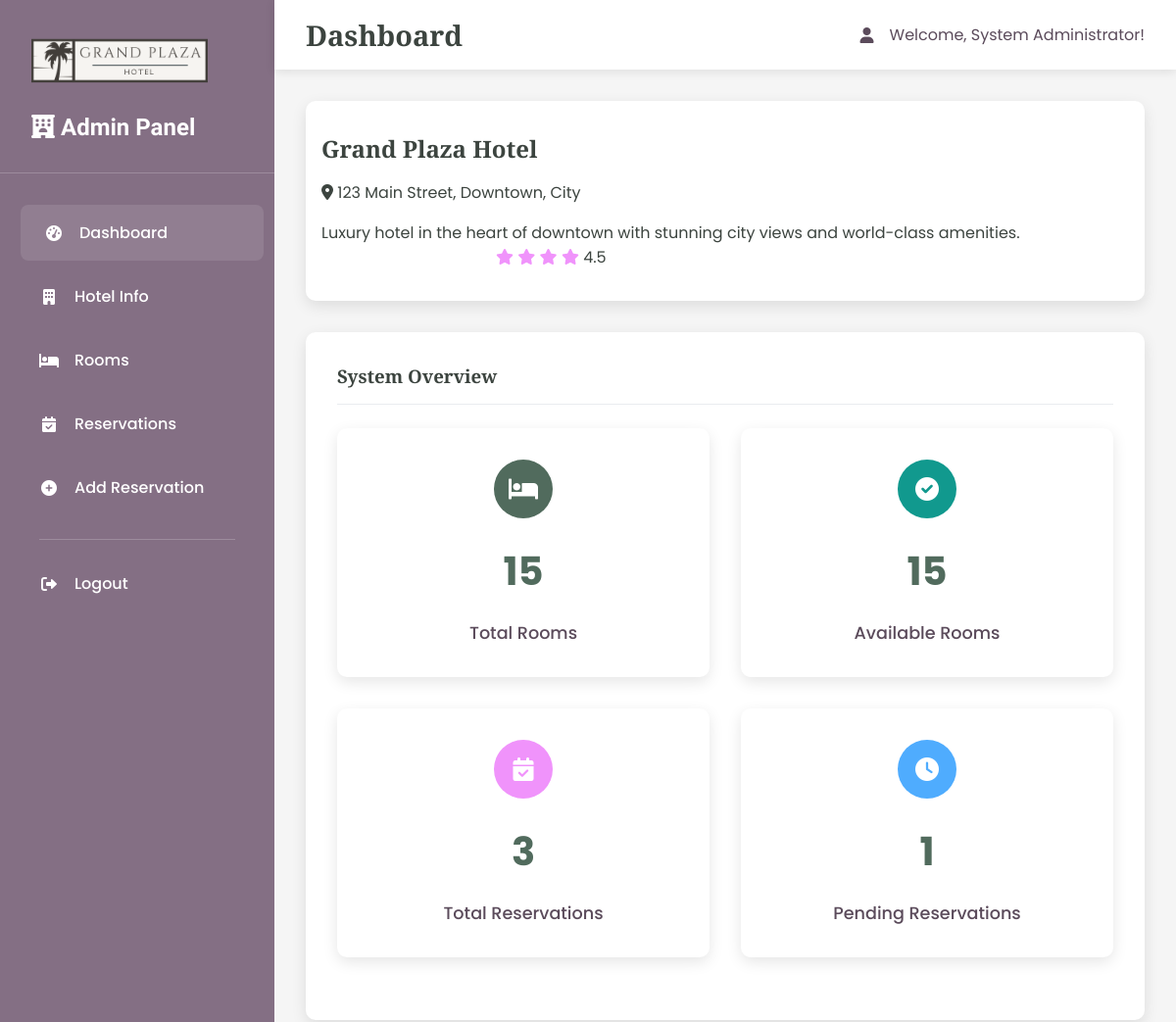
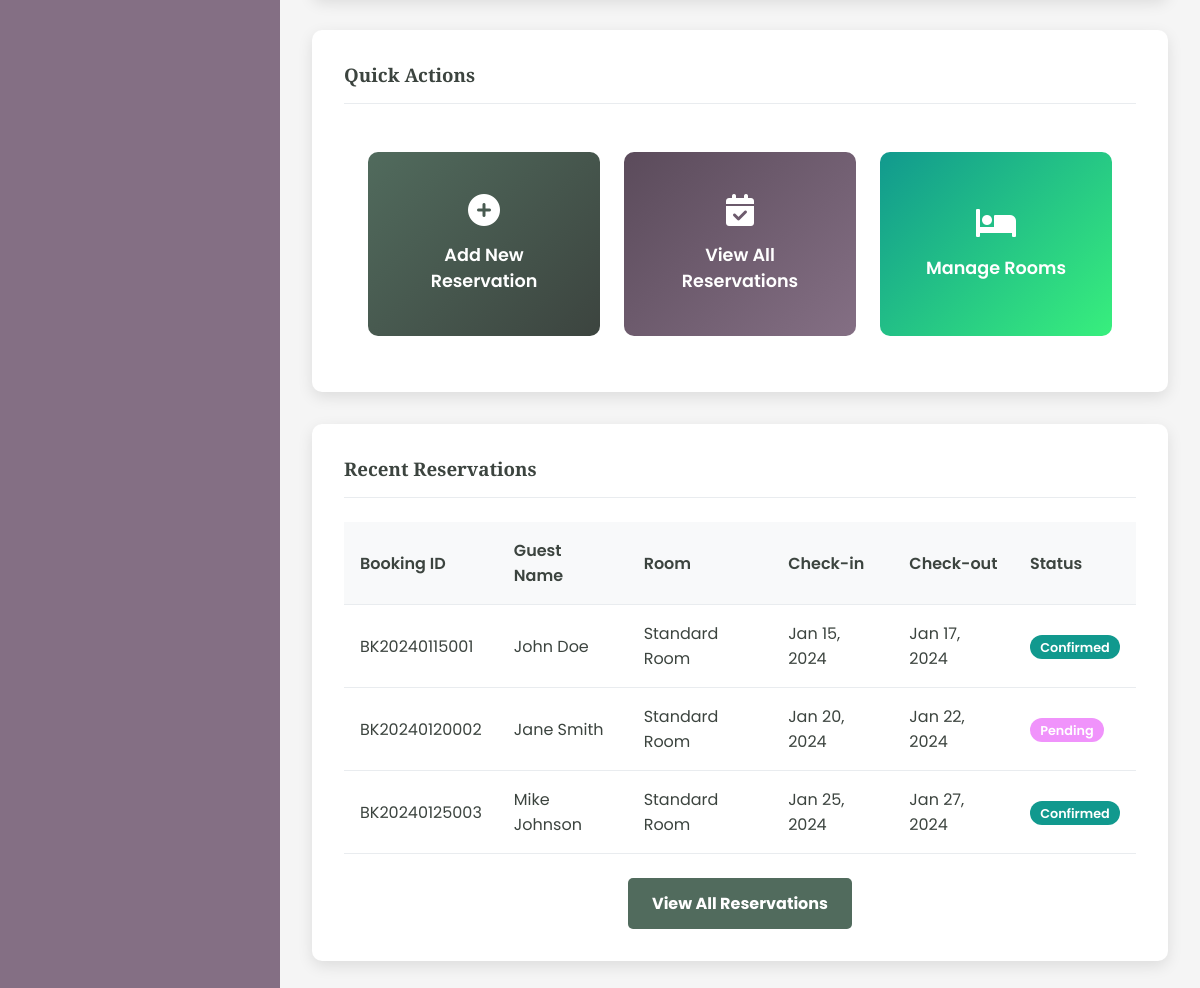
Page /admin/dashboard.php (signed in) on the committed database (2 pictures, top to bottom).
### tables this page shows
CREATE TABLE hotel (
    id INT AUTO_INCREMENT PRIMARY KEY,
    name VARCHAR(255) NOT NULL,
    address TEXT NOT NULL,
    phone VARCHAR(20),
    email VARCHAR(255),
    description TEXT,
    rating DECIMAL(2,1) DEFAULT 0.0,
    image_url VARCHAR(500),
    created_at TIMESTAMP DEFAULT CURRENT_TIMESTAMP,
    updated_at TIMESTAMP DEFAULT CURRENT_TIMESTAMP ON UPDATE CURRENT_TIMESTAMP
);

CREATE TABLE reservations (
    id INT AUTO_INCREMENT PRIMARY KEY,
    booking_id VARCHAR(50) UNIQUE NOT NULL,
    room_id INT NOT NULL,
    guest_name VARCHAR(255) NOT NULL,
    email VARCHAR(255) NOT NULL,
    phone VARCHAR(20),
    check_in_date DATE NOT NULL,
    check_out_date DATE NOT NULL,
    num_guests INT NOT NULL,
    total_price DECIMAL(10,2),
    status ENUM('pending', 'confirmed', 'cancelled', 'completed', 'paid') DEFAULT 'pending',
    special_requests TEXT,
    created_at TIMESTAMP DEFAULT CURRENT_TIMESTAMP,
    updated_at TIMESTAMP DEFAULT CURRENT_TIMESTAMP ON UPDATE CURRENT_TIMESTAMP,
    FOREIGN KEY (room_id) REFERENCES rooms(id) ON DELETE CASCADE
);

CREATE TABLE rooms (
    id INT AUTO_INCREMENT PRIMARY KEY,
    name VARCHAR(100) NOT NULL,
    room_number VARCHAR(50) NOT NULL UNIQUE,
    room_type VARCHAR(100) NOT NULL,
    capacity INT NOT NULL,
    size INT,
    price_per_night DECIMAL(10,2) NOT NULL,
    description TEXT,
    has_wifi BOOLEAN DEFAULT TRUE,
    has_tv BOOLEAN DEFAULT TRUE,
    has_ac BOOLEAN DEFAULT TRUE,
    is_available BOOLEAN DEFAULT TRUE,
    image_url VARCHAR(500),
    created_at TIMESTAMP DEFAULT CURRENT_TIMESTAMP,
    updated_at TIMESTAMP DEFAULT CURRENT_TIMESTAMP ON UPDATE CURRENT_TIMESTAMP
);

### admin/dashboard.php (the view, shortened to what this page needs)
<?php
$pdo = getDBConnection();
$stmt = $pdo->query("SELECT COUNT(*) as total_rooms FROM rooms");
$totalRooms = $stmt->fetch()['total_rooms'];
$stmt = $pdo->query("SELECT COUNT(*) as total_reservations FROM reservations");
$totalReservations = $stmt->fetch()['total_reservations'];
$stmt = $pdo->query("SELECT COUNT(*) as pending_reservations FROM reservations WHERE status = 'pending'");
$pendingReservations = $stmt->fetch()['pending_reservations'];
$today = date('Y-m-d');
$stmt = $pdo->query("
    SELECT COUNT(*) as available_rooms
    FROM rooms
    WHERE is_available = 1
    AND id NOT IN (
        SELECT room_id FROM reservations
        WHERE status = 'confirmed'
        AND check_out_date > '$today'
    )
");
$availableRooms = $stmt->fetch()['available_rooms'];
$stmt = $pdo->query("SELECT * FROM hotel LIMIT 1");
$hotel = $stmt->fetch();
?>
<!DOCTYPE html>
<html lang="en">
<head>
    <link href="https://cdnjs.cloudflare.com/ajax/libs/font-awesome/6.0.0/css/all.min.css" rel="stylesheet">
    <link rel="stylesheet" href="admin-styles.css">
</head>
<body>
    <div class="admin-container">
        <div class="sidebar">
            <div class="sidebar-header">
                <a href="../index.php" class="logo">
                    <img src="../assets/images/logo.png" alt="Hotel Logo" style="height: 60px; width: auto;">
                </a>
                <h3><i class="fas fa-hotel"></i> Admin Panel</h3>
            </div>
            <nav class="sidebar-nav">
                <div class="nav-item">
                    <a href="dashboard.php" class="nav-link active">
                        <i class="fas fa-tachometer-alt"></i>
                        Dashboard
                    </a>
                </div>
                <div class="nav-item">
                    <a href="hotel.php" class="nav-link">
                        <i class="fas fa-building"></i>
                        Hotel Info
                    </a>
                </div>
                <div class="nav-item">
                    <a href="rooms.php" class="nav-link">
                        <i class="fas fa-bed"></i>
                        Rooms
                    </a>
                </div>
                <div class="nav-item">
                    <a href="reservations.php" class="nav-link">
                        <i class="fas fa-calendar-check"></i>
                        Reservations
                    </a>
                </div>
                <div class="nav-item">
                    <a href="add_reservation.php" class="nav-link">
                        <i class="fas fa-plus-circle"></i>
                        Add Reservation
                    </a>
                </div>
                <div class="nav-divider"></div>
                <div class="nav-item">
                    <a href="?logout=1" class="nav-link">
                        <i class="fas fa-sign-out-alt"></i>
                        Logout
                    </a>
                </div>
            </nav>
        </div>
        <div class="main-content">
            <div class="top-nav">
                <h1 class="page-title">Dashboard</h1>
                <div class="user-info">
                    <i class="fas fa-user"></i>
                    <span>Welcome, <?php echo htmlspecialchars($_SESSION['admin_name']); ?>!</span>
                </div>
            </div>
            <div class="card">
                <div class="row">
                    <div class="col-md-8">
                        <h2 class="card-title"><?php echo htmlspecialchars($hotel['name']); ?></h2>
                        <p class="text-muted mb-2">
                            <i class="fas fa-map-marker-alt"></i>
                            <?php echo htmlspecialchars($hotel['address']); ?>
                        </p>
                        <p class="mb-0"><?php echo htmlspecialchars($hotel['description']); ?></p>
                    </div>
                    <div class="col-md-4 text-right">
                        <div class="rating">
                            <?php for ($i = 0; $i < floor($hotel['rating']); $i++): ?>
                                <i class="fas fa-star" style="color: #f093fb;"></i>
                            <?php endfor; ?>
                            <span class="ms-2"><?php echo $hotel['rating']; ?></span>
                        </div>
                    </div>
                </div>
            </div>
            <div class="card">
                <div class="card-header">
                    <h3 class="card-title">System Overview</h3>
                </div>
                <div class="stats-grid">
                    <div class="stat-card">
                        <div class="stat-icon primary">
                            <i class="fas fa-bed"></i>
                        </div>
                        <div class="stat-number"><?php echo $totalRooms; ?></div>
                        <div class="stat-label">Total Rooms</div>
                    </div>
                    <div class="stat-card">
                        <div class="stat-icon success">
                            <i class="fas fa-check-circle"></i>
                        </div>
                        <div class="stat-number"><?php echo $availableRooms; ?></div>
                        <div class="stat-label">Available Rooms</div>
                    </div>
                    <div class="stat-card">
                        <div class="stat-icon warning">
                            <i class="fas fa-calendar-check"></i>
                        </div>
                        <div class="stat-number"><?php echo $totalReservations; ?></div>
                        <div class="stat-label">Total Reservations</div>
                    </div>
                    <div class="stat-card">
                        <div class="stat-icon info">
                            <i class="fas fa-clock"></i>
                        </div>
                        <div class="stat-number"><?php echo $pendingReservations; ?></div>
                        <div class="stat-label">Pending Reservations</div>
                    </div>
                </div>
            </div>
            <div class="card">
                <div class="card-header">
                    <h3 class="card-title">Quick Actions</h3>
                </div>
                <div class="quick-actions-flex">
                    <a href="add_reservation.php" class="quick-action-btn btn-primary">
                        <i class="fas fa-plus-circle"></i>
                        <span>Add New Reservation</span>
                    </a>
                    <a href="reservations.php" class="quick-action-btn btn-secondary">
                        <i class="fas fa-calendar-check"></i>
                        <span>View All Reservations</span>
                    </a>
                    <a href="rooms.php" class="quick-action-btn btn-success">
                        <i class="fas fa-bed"></i>
                        <span>Manage Rooms</span>
                    </a>
                </div>
            </div>
            <div class="card">
                <div class="card-header">
                    <h3 class="card-title">Recent Reservations</h3>
                </div>
                <?php
                $stmt = $pdo->query("SELECT r.*, rm.room_type FROM reservations r LEFT JOIN rooms rm ON r.room_id = rm.id ORDER BY r.created_at DESC LIMIT 5");
                $recentReservations = $stmt->fetchAll();
                ?>
                <div class="table-responsive">
                    <table class="table">
                        <thead>
                            <tr>
                                <th>Booking ID</th>
                                <th>Guest Name</th>
                                <th>Room</th>
                                <th>Check-in</th>
                                <th>Check-out</th>
                                <th>Status</th>
                            </tr>
                        </thead>
                        <tbody>
                            <?php foreach ($recentReservations as $reservation): ?>
                            <tr>
                                <td><?php echo htmlspecialchars($reservation['booking_id']); ?></td>
                                <td><?php echo htmlspecialchars($reservation['guest_name']); ?></td>
                                <td>
                                    <?php
                                        if (!empty($reservation['room_type'])) {
                                            echo htmlspecialchars($reservation['room_type']);
                                        } else {
                                            echo '<span class="text-muted">N/A</span>';
                                        }
                                    ?>
                                </td>
                                <td><?php echo date('M d, Y', strtotime($reservation['check_in_date'])); ?></td>
                                <td><?php echo date('M d, Y', strtotime($reservation['check_out_date'])); ?></td>
                                <td>
                                    <span class="badge badge-<?php echo $reservation['status'] === 'confirmed' ? 'success' : 'warning'; ?>">
                                        <?php echo ucfirst($reservation['status']); ?>
                                    </span>
                                </td>
                            </tr>
                            <?php endforeach; ?>
                        </tbody>
                    </table>
                </div>
                <div class="text-center mt-3">
                    <a href="reservations.php" class="btn btn-primary">View All Reservations</a>
                </div>
            </div>
        </div>
    </div>
</body>
</html>

### rows in the picture
hotel: name "Grand Plaza Hotel", address "123 Main Street, Downtown, City", description "Luxury hotel in the heart of downtown with stunning city views and world-class amenities.", rating "4.5"
reservations: booking "BK20240115001", guest_name "John Doe", room.room_type "Standard Room", check_in_date "Jan 15, 2024", check_out_date "Jan 17, 2024", status "Confirmed"
reservations: booking "BK20240120002", guest_name "Jane Smith", room.room_type "Standard Room", check_in_date "Jan 20, 2024", check_out_date "Jan 22, 2024", status "Pending"
reservations: booking "BK20240125003", guest_name "Mike Johnson", room.room_type "Standard Room", check_in_date "Jan 25, 2024", check_out_date "Jan 27, 2024", status "Confirmed"

### other values in the picture
$_SESSION['admin_name'] "System Administrator"
$totalRooms "15"
$availableRooms "15"
$totalReservations "3"
$pendingReservations "1"
